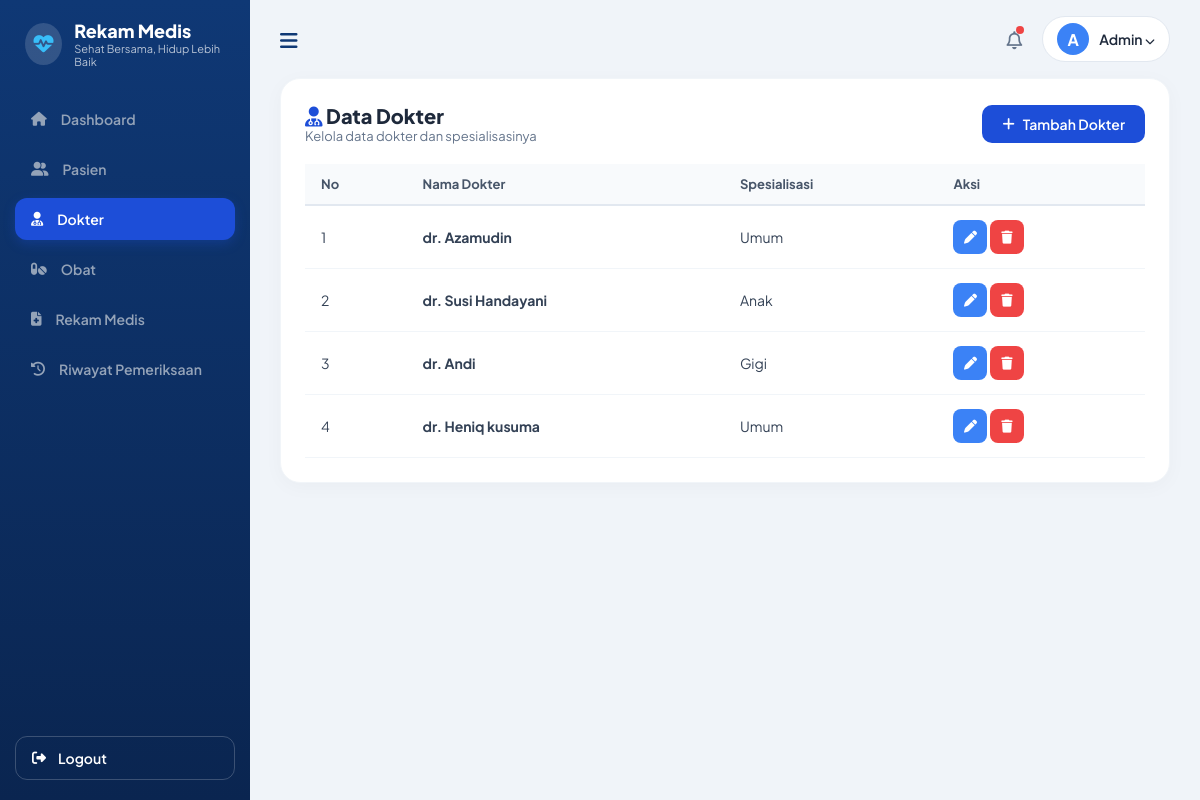
Screenshot of /dokter.php with the database file from the repository.
### tables this page shows
CREATE TABLE `dokter` (
  `id_dokter` int(11) NOT NULL,
  `nama_dokter` varchar(100) NOT NULL,
  `spesialisasi` varchar(50) NOT NULL
);

### dokter.php (the view, shortened to what this page needs)
<?php
include 'header.php';
?>
<div class="card">
    <div style="display: flex; justify-content: space-between; align-items: center; margin-bottom: 20px;">
        <div>
            <h2 style="font-size: 20px; font-weight: 800;"><i class="fa-solid fa-user-doctor" style="color: #1D4ED8;"></i> Data Dokter</h2>
            <p style="font-size: 13px; color: #64748B;">Kelola data dokter dan spesialisasinya</p>
        </div>
        <button onclick="openModal()" class="btn-primary"><i class="fa-solid fa-plus"></i> Tambah Dokter</button>
    </div>
    <table>
        <thead>
            <tr>
                <th>No</th>
                <th>Nama Dokter</th>
                <th>Spesialisasi</th>
                <th>Aksi</th>
            </tr>
        </thead>
        <tbody>
            <?php
            $no = 1;
            $query = mysqli_query($koneksi, "SELECT * FROM dokter ORDER BY id_dokter DESC");
            if ($query && mysqli_num_rows($query) > 0) {
                while ($d = mysqli_fetch_assoc($query)) {
            ?>
            <tr>
                <td><?= $no++ ?></td>
                <td><strong><?= htmlspecialchars($d['nama_dokter']) ?></strong></td>
                <td><?= htmlspecialchars($d['spesialisasi']) ?></td>
                <td>
                    <button onclick='editData(<?= json_encode($d) ?>)' class="btn-icon btn-edit"><i class="fa-solid fa-pen"></i></button>
                    <a href="dokter.php?hapus=<?= $d['id_dokter'] ?>" onclick="return confirm('Hapus dokter ini?')" class="btn-icon btn-delete"><i class="fa-solid fa-trash"></i></a>
                </td>
            </tr>
            <?php
                }
            } else {
                echo "<tr><td colspan='4' style='text-align:center;'>Belum ada data dokter.</td></tr>";
            }
            ?>
        </tbody>
    </table>
</div>
<?php include 'footer.php'; ?>

### header.php (style rules this page uses)
* { box-sizing: border-box; margin: 0; padding: 0; font-family: 'Plus Jakarta Sans', sans-serif; }
body { background-color: #F0F4F9; color: #1E293B; display: flex; min-height: 100vh; }
.card { background: #FFFFFF; border-radius: 20px; padding: 24px; box-shadow: 0 4px 20px rgba(0,0,0,0.03); margin-bottom: 24px; border: 1px solid #F1F5F9; }
.btn-primary { background: #1D4ED8; color: white; border: none; padding: 10px 20px; border-radius: 10px; font-weight: 600; font-size: 14px; cursor: pointer; text-decoration: none; display: inline-flex; align-items: center; gap: 8px; transition: 0.2s; }
.btn-icon { width: 34px; height: 34px; border-radius: 8px; display: inline-flex; align-items: center; justify-content: center; color: white; text-decoration: none; border: none; cursor: pointer; font-size: 13px; }
.btn-edit { background: #3B82F6; }
.btn-delete { background: #EF4444; }
table { width: 100%; border-collapse: collapse; margin-top: 15px; }
th { text-align: left; padding: 12px 16px; background: #F8FAFC; color: #475569; font-size: 13px; font-weight: 700; border-bottom: 2px solid #E2E8F0; }
td { padding: 14px 16px; border-bottom: 1px solid #F1F5F9; font-size: 14px; color: #334155; }

### rows the page displays
dokter: nama_dokter "dr. Azamudin", spesialisasi "Umum"
dokter: nama_dokter "dr. Susi Handayani", spesialisasi "Anak"
dokter: nama_dokter "dr. Andi", spesialisasi "Gigi"
dokter: nama_dokter "dr. Heniq kusuma", spesialisasi "Umum"
